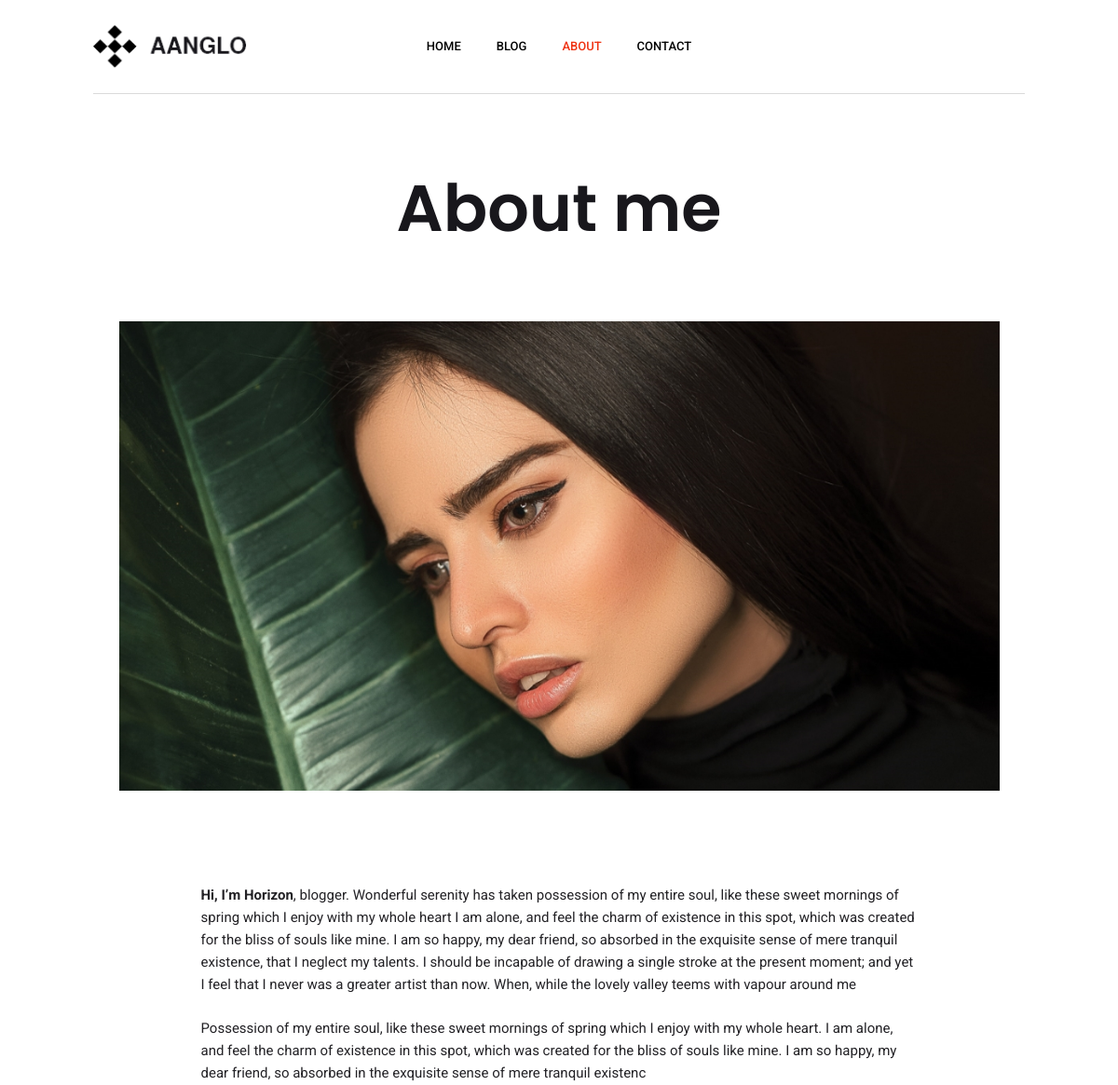
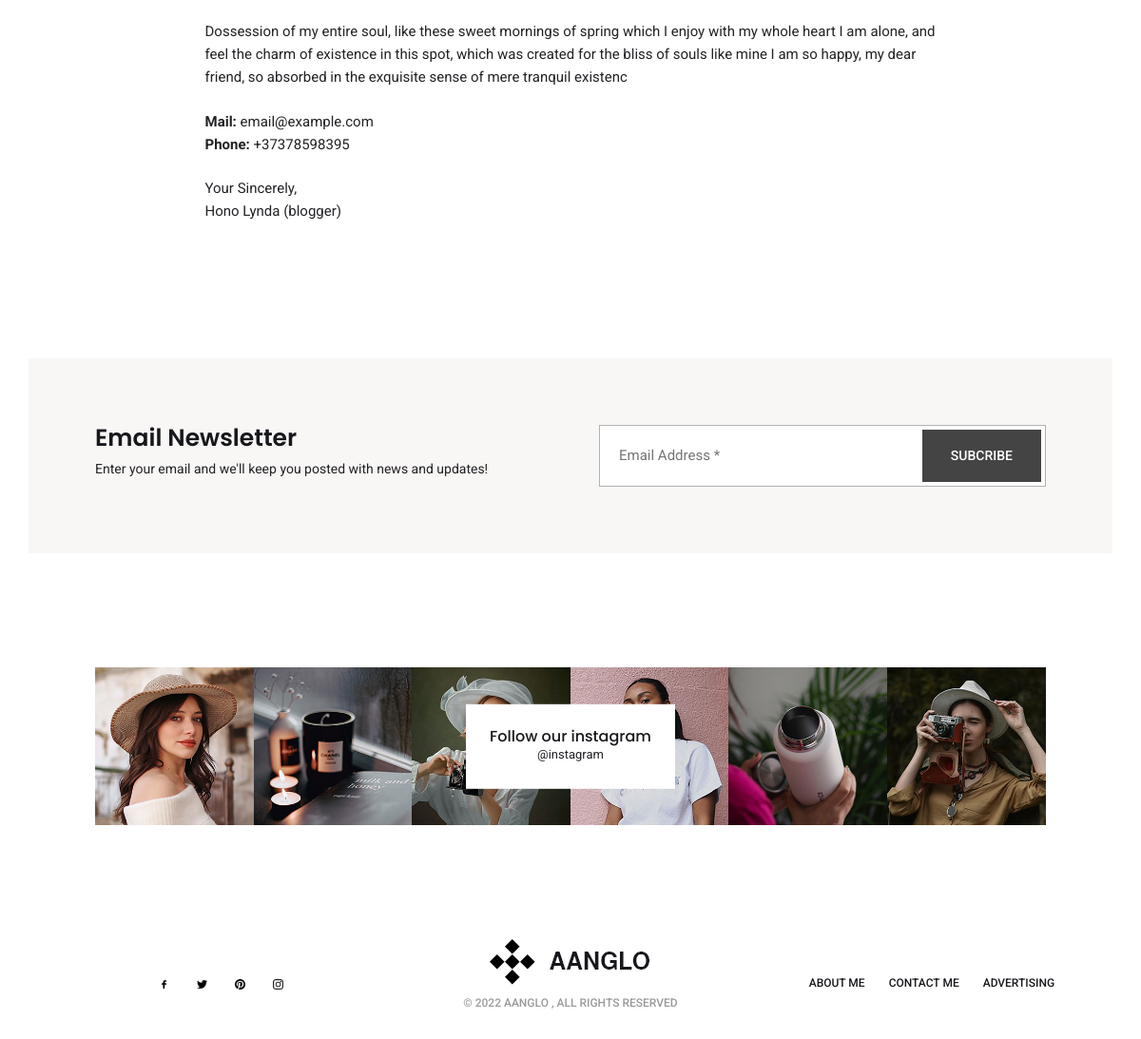
The page /about/ on the database its author committed (2 pictures, top to bottom).
### contact/models.py (models this page shows)
class About(models.Model):
    image = models.ImageField(upload_to="about/")
    message = RichTextField()

### blog/models.py (models this page shows)
class Social(models.Model):
    name = models.CharField(max_length=255)
    link = models.URLField()
    icon = models.ImageField(upload_to="social/")

### contact/views.py (the view)
# urls.py: path('about/', cache_page(60 * 60 * 24 * 7)(AboutView.as_view()), name='about'),
class AboutView(View):
    def get(self, request):
        about = About.objects.last()
        context = {'about': about,
                   'menu': menu,
                   'title': "About me",
                   'menu_item_selected': "about",
                   'email_form': UserEmailsForm(),
                   }
        return render(request, 'contact/about.html', context)

### blog/forms.py
class UserEmailsForm(forms.ModelForm):
    class Meta:
        model = UserEmails
        fields = '__all__'
        widgets = {
            'email': forms.EmailInput(attrs={'placeholder': 'Email Address *'}),
        }

### blog/templatetags/social_tags.py (called while the page is built)
@register.simple_tag()
def get_social_links():
    return Social.objects.all()

### contact/templates/contact/about.html (shortened to what this page needs)
{% extends 'blog/base.html' %}
{% block content %}
<section class="page-title">
    <div class="container-1310">
        <div class="row">
            <div class="col col-xs-12">
                <div class="inner">
                    <h2>{{ title }}</h2>
                </div>
            </div>
        </div>
    </div>
</section>
<section class="about-main-section">
    <div class="container-1310">
        <div class="row">
            <div class="col col-lg-10 col-lg-offset-1">
                <div class="main-inner">
                    <div class="img-holder">
                        <img src="{{ about.image.url }}" alt>
                    </div>
                    <div class="content">
                        {{ about.message | safe}}
                    </div>
                </div>
            </div>
        </div>
    </div>
</section>
{% endblock content %}

### blog/templates/blog/base.html (shortened to what this page needs)
<!DOCTYPE html>
<html lang="en">
{% load static social_tags cache %}
<head>
    <link href="{% static 'blog/css/themify-icons.css' %}" rel="stylesheet">
    <link href="{% static 'blog/css/bootstrap.min.css' %}" rel="stylesheet">
    <link href="{% static 'blog/css/animate.css' %}" rel="stylesheet">
    <link href="{% static 'blog/css/owl.carousel.css' %}" rel="stylesheet">
    <link href="{% static 'blog/css/owl.theme.css' %}" rel="stylesheet">
    <link href="{% static 'blog/css/slick.css' %}" rel="stylesheet">
    <link href="{% static 'blog/css/slick-theme.css' %}" rel="stylesheet">
    <link href="{% static 'blog/css/swiper.min.css' %}" rel="stylesheet">
    <link href="{% static 'blog/css/owl.transitions.css' %}" rel="stylesheet">
    <link href="{% static 'blog/css/jquery.fancybox.css' %}" rel="stylesheet">
    <link href="{% static 'blog/css/style.css' %}" rel="stylesheet">
</head>
<body>
<div class="page-wrapper">
    <header id="header" class="site-header header-style-1">
        <nav id="site-navigation" class="navigation navbar navbar-default">
            <div class="container-full">
                <div class="navbar-header">
                    <a class="navbar-brand" href="{% url 'home' %}"><img src="{% static 'blog/images/logo.png' %}" alt></a>
                </div>
                <div id="slide-nav" class="navbar-collapse collapse navigation-holder slide-content">
                    <ul id="link-list" class="nav navbar-nav menu nav-menu">
                        {% for m in menu %}
                        {% if m.url_name == menu_item_selected %}
                        <li class="current-menu-item"><a href="{% url m.url_name %}">{{m.title}}</a></li>
                        {% else %}
                        <li><a href="{% url m.url_name %}">{{m.title}}</a></li>
                        {% endif %}
                        {% endfor %}
                    </ul>
                </div>
            </div>
        </nav>
    </header>
    {% block content %}
    {% endblock content %}
    <section class="newsletter-section">
        <div class="container-1310">
            <div class="row">
                <div class="col col-xs-12">
                    <div class="newsletter-area">
                        <div class="newsletter-inner clearfix">
                            <div class="text">
                                <h3>Email Newsletter</h3>
                                <p>Enter your email and we'll keep you posted with news and updates!</p>
                            </div>
                            <form action="{% url 'create_email' %}" method="post">
                                <div class="input-1">
                                    {{ email_form.email }}
                                </div>
                                <div class="submit clearfix">
                                    <button type="submit">Subcribe</button>
                                </div>
                            </form>
                        </div>
                    </div>
                </div>
            </div>
        </div>
    </section>
    {% cache 600000 footer %}
    <section class="instagram-section">
        <div class="container-full">
            <div class="row">
                <div class="col col-xs-12">
                    <div class="instagram-inner">
                        <div class="instagram-text">
                            <h3>Follow our instagram</h3>
                            <p>@instagram</p>
                        </div>
                        <div class="instagram-grids clearfix">
                            <div class="grid">
                                <a href="https://www.instagram.com/"><img
                                        src="{% static 'blog/images/instagram/1.jpg' %}" alt></a>
                            </div>
                            <div class="grid">
                                <a href="https://www.instagram.com/"><img
                                        src="{% static 'blog/images/instagram/3.jpg' %}" alt></a>
                            </div>
                            <div class="grid">
                                <a href="https://www.instagram.com/"><img
                                        src="{% static 'blog/images/instagram/4.jpg' %}" alt></a>
                            </div>
                            <div class="grid">
                                <a href="https://www.instagram.com/"><img
                                        src="{% static 'blog/images/instagram/2.jpg' %}" alt></a>
                            </div>
                            <div class="grid">
                                <a href="https://www.instagram.com/"><img
                                        src="{% static 'blog/images/instagram/5.jpg' %}" alt></a>
                            </div>
                            <div class="grid">
                                <a href="https://www.instagram.com/"><img
                                        src="{% static 'blog/images/instagram/6.jpg' %}" alt></a>
                            </div>
                        </div>
                    </div>
                </div>
            </div>
        </div>
    </section>
    <footer class="footer-section">
        <div class="container-1310">
            <div class="row">
                <div class="col col-xs-12">
                    <div class="footer-content">
                        <div class="social">
                            {% get_social_links as social_links %}
                            {% for item in social_links %}
                            <a href="{{ item.link }}"><img class="icon" src="{{ item.icon.url }}" alt=""></a>
                            {% endfor %}
                        </div>
                        <div class="copyright">
                            <img src="{% static 'blog/images/logo.png' %}" alt>
                            <p>&copy; 2022 AAnglo , All Rights Reserved</p>
                        </div>
                        <div class="important-links">
                            <ul>
                                <li><a href="{% url 'about' %}">About me</a></li>
                                <li><a href="{% url 'contact' %}">Contact me</a></li>
                                <li><a href="{% url 'contact' %}">Advertising</a></li>
                            </ul>
                        </div>
                    </div>
                </div>
            </div>
        </div>
    </footer>
    {% endcache %}
</div>
</body>
</html>

### rows shown on the page
About: image (picture), message "Hi, I’m Horizon , blogger. Wonderful serenity has taken possession of my entire soul, like these sweet mornings of spring which I enjoy with my whole heart I am alone, and feel the charm of existence in this spot, which was created for the bliss of souls like mine. I am so happy, my dear friend, so absorbed in the exquisite sense of mere tranquil existence, that I neglect my talents. I should be incapable of drawing a single stroke at the present moment; and yet I feel that I never was a greater artist than now. When, while the lovely valley teems with vapour around me Possession of my entire soul, like these sweet mornings of spring which I enjoy with my whole heart. I am alone, and feel…"
Social: icon (picture)
Social: icon (picture)
Social: icon (picture)
Social: icon (picture)

### other values the page prints
{{ m.title }} "HOME" "BLOG" "CONTACT"
{{ m.title }} "ABOUT"
{{ title }} "About me"
